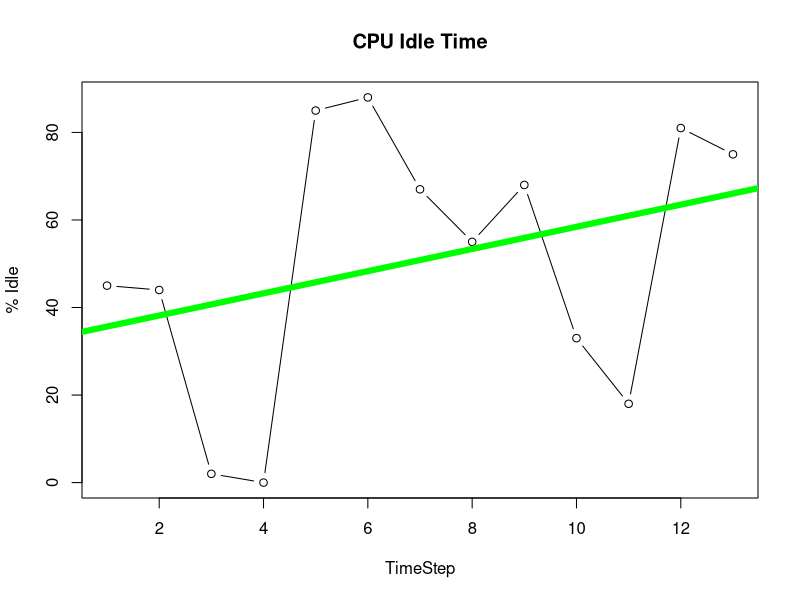

The R source for this figure:
# 
cpu <- c(55,56,98,100,15,12,33,45,32,67,82,19,25)

# png("")
cpubusy <- 100-cpu
# Plot the Data
plot(cpubusy,type="b",main="CPU Idle Time", xlab="TimeStep",ylab="% Idle")
# dev.off()
print(summary(cpu))

# linear model
# Independent Variable
x<-c(rep(1:13))

y<-lm(cpubusy ~ x)

abline(y, col="green",lwd = 6)
